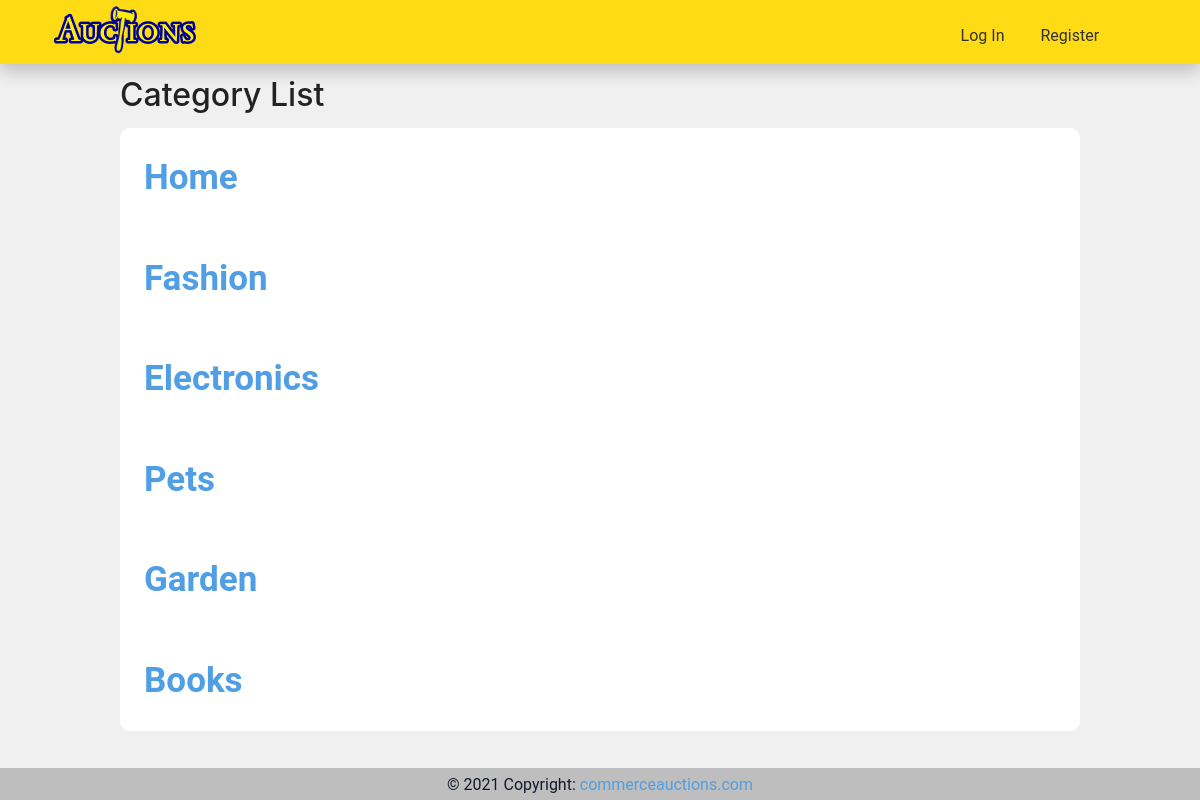
Page /categories/ on the committed database.
### auctions/models.py (models this page shows, shortened)
class Category(models.Model):
    category_name = models.CharField(max_length=20, blank=True)

### auctions/views.py (the view)
# urls.py: path("categories/", views.categories, name="categories"),
def categories(request):
    all_categories = Category.objects.all()
    return render(request, "auctions/categories.html", {
        "all_categories" : all_categories,
    })

### auctions/templates/auctions/categories.html
{% extends "auctions/layout.html" %}
{% block body %}
<div class="sub">
    <h2>Category List</h2>
</div>
<div class="main">
    {% for categories in all_categories %}
        <div id="listing_auction" >
            <a href="../category/{{ categories.id }}" >
                <div id="auction_name">{{ categories.category_name }}</div>
            </a>
        </div>
    {% endfor %}
</div>
{% endblock %}

### auctions/static/auctions/css/styles.css (style rules this page uses)
:root { --first-color: #FFDB15; --first-alpha-color: rgba(255, 219, 21, 0.75); --second-color: #14192d; --second-alpha-color: rgba(20, 25, 45, 0.75); --third-color: #0D00A5; --third-alpha-color: rgba(13, 0, 165, 0.75); --white-color: #fff; --gray-light-color: #f3f3f3; --gray-color: #ccc; --gray-color-2: rgb(240, 240, 240); --gray-dark-color: rgb(190, 190, 190); --black-color: #000; --link: #509ee3; --link-hover: rgb(3, 87, 215, 1); --link-pressing: rgb(0, 65, 164, 1); --link-light: rgb(52, 131, 250, 0.50); --link-light-hover: rgb(190, 190, 190, 0.50); --link-light-pressing: rgb(190, 190, 190, 0.50); --title-color: #333; --text-color: #222; --white-alpha-color: rgba(255, 255, 255, 0.5); --black-alpha-color: rgba(0, 0, 0, 0.5); --font: "Roboto", sans-serif; --max-width: 1200px; --header-height: 4rem; --footer-height: 2rem; --services-card-separation: 0.5vw; }
html { box-sizing: border-box; font-family: var(--font); font-size: 16px; scroll-behavior: smooth; }
*, *::after, *::before { box-sizing: inherit; }
body { background-color: var(--gray-color-2); margin: 0; overflow-x: hidden; overflow-y: overlay; color: var(--text-color); position: relative; min-height: 100vh; }
body .sub { height: 4rem; padding-left: 10%; }
body .sub h2 { padding-top: 0.75rem; }
a { color: var(--link); transition: all 0.5s ease-out; }
h2 { margin: 0; font-size: 2rem; }
.main { margin: auto; margin-bottom: 3vw; background-color: var(--white-color); border-radius: 10px; max-width: 80vw; min-width: 10vw; }
#listing_auction { font-family: var(--font); color: var(--text-color); width: 100%; padding: 1.5rem; display: flex; flex-direction: row; }
#auction_name { font-size: 35px; font-weight: bold; text-align: center; }

### rows in the picture
Category: category_name "Home"
Category: category_name "Fashion"
Category: category_name "Electronics"
Category: category_name "Pets"
Category: category_name "Garden"
Category: category_name "Books"
